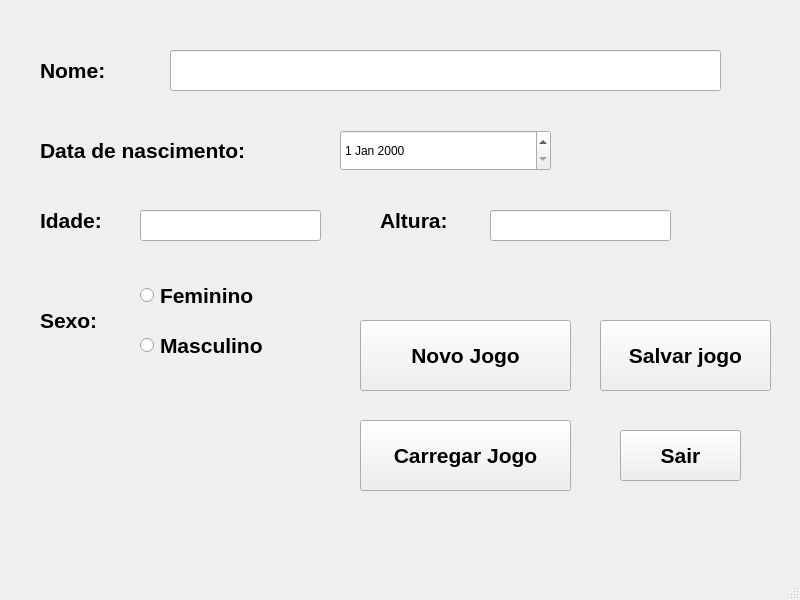
<?xml version="1.0" encoding="UTF-8"?>
<ui version="4.0">
 <class>MainWindow</class>
 <widget class="QMainWindow" name="MainWindow">
  <property name="geometry">
   <rect>
    <x>0</x>
    <y>0</y>
    <width>800</width>
    <height>600</height>
   </rect>
  </property>
  <property name="windowTitle">
   <string>MainWindow</string>
  </property>
  <widget class="QWidget" name="centralwidget">
   <widget class="QPushButton" name="pushButton_Salvar">
    <property name="geometry">
     <rect>
      <x>600</x>
      <y>320</y>
      <width>171</width>
      <height>71</height>
     </rect>
    </property>
    <property name="font">
     <font>
      <pointsize>16</pointsize>
      <weight>75</weight>
      <bold>true</bold>
     </font>
    </property>
    <property name="text">
     <string>Salvar jogo</string>
    </property>
   </widget>
   <widget class="QPushButton" name="pushButton_Sair">
    <property name="geometry">
     <rect>
      <x>620</x>
      <y>430</y>
      <width>121</width>
      <height>51</height>
     </rect>
    </property>
    <property name="font">
     <font>
      <pointsize>16</pointsize>
      <weight>75</weight>
      <bold>true</bold>
     </font>
    </property>
    <property name="text">
     <string>Sair</string>
    </property>
   </widget>
   <widget class="QLineEdit" name="lineEdit_Nome">
    <property name="geometry">
     <rect>
      <x>170</x>
      <y>50</y>
      <width>551</width>
      <height>41</height>
     </rect>
    </property>
   </widget>
   <widget class="QLabel" name="label">
    <property name="geometry">
     <rect>
      <x>40</x>
      <y>50</y>
      <width>111</width>
      <height>41</height>
     </rect>
    </property>
    <property name="font">
     <font>
      <pointsize>16</pointsize>
      <weight>75</weight>
      <bold>true</bold>
     </font>
    </property>
    <property name="text">
     <string>Nome:</string>
    </property>
   </widget>
   <widget class="QDateEdit" name="dateEdit_Data">
    <property name="geometry">
     <rect>
      <x>340</x>
      <y>130</y>
      <width>211</width>
      <height>41</height>
     </rect>
    </property>
   </widget>
   <widget class="QLabel" name="label_2">
    <property name="geometry">
     <rect>
      <x>40</x>
      <y>130</y>
      <width>291</width>
      <height>41</height>
     </rect>
    </property>
    <property name="font">
     <font>
      <pointsize>16</pointsize>
      <weight>75</weight>
      <bold>true</bold>
     </font>
    </property>
    <property name="text">
     <string>Data de nascimento:</string>
    </property>
   </widget>
   <widget class="QLabel" name="label_3">
    <property name="geometry">
     <rect>
      <x>40</x>
      <y>200</y>
      <width>111</width>
      <height>41</height>
     </rect>
    </property>
    <property name="font">
     <font>
      <pointsize>16</pointsize>
      <weight>75</weight>
      <bold>true</bold>
     </font>
    </property>
    <property name="text">
     <string>Idade:</string>
    </property>
   </widget>
   <widget class="QLabel" name="label_4">
    <property name="geometry">
     <rect>
      <x>380</x>
      <y>200</y>
      <width>111</width>
      <height>41</height>
     </rect>
    </property>
    <property name="font">
     <font>
      <pointsize>16</pointsize>
      <weight>75</weight>
      <bold>true</bold>
     </font>
    </property>
    <property name="text">
     <string>Altura:</string>
    </property>
   </widget>
   <widget class="QLineEdit" name="lineEdit_Idade">
    <property name="geometry">
     <rect>
      <x>140</x>
      <y>210</y>
      <width>181</width>
      <height>31</height>
     </rect>
    </property>
   </widget>
   <widget class="QLineEdit" name="lineEdit_Altura">
    <property name="geometry">
     <rect>
      <x>490</x>
      <y>210</y>
      <width>181</width>
      <height>31</height>
     </rect>
    </property>
   </widget>
   <widget class="QRadioButton" name="radioButton_F">
    <property name="geometry">
     <rect>
      <x>140</x>
      <y>280</y>
      <width>151</width>
      <height>31</height>
     </rect>
    </property>
    <property name="font">
     <font>
      <pointsize>16</pointsize>
      <weight>75</weight>
      <bold>true</bold>
     </font>
    </property>
    <property name="text">
     <string>Feminino</string>
    </property>
   </widget>
   <widget class="QRadioButton" name="radioButton_M">
    <property name="geometry">
     <rect>
      <x>140</x>
      <y>330</y>
      <width>171</width>
      <height>31</height>
     </rect>
    </property>
    <property name="font">
     <font>
      <pointsize>16</pointsize>
      <weight>75</weight>
      <bold>true</bold>
     </font>
    </property>
    <property name="text">
     <string>Masculino</string>
    </property>
   </widget>
   <widget class="QLabel" name="label_5">
    <property name="geometry">
     <rect>
      <x>40</x>
      <y>300</y>
      <width>91</width>
      <height>41</height>
     </rect>
    </property>
    <property name="font">
     <font>
      <pointsize>16</pointsize>
      <weight>75</weight>
      <bold>true</bold>
     </font>
    </property>
    <property name="text">
     <string>Sexo:</string>
    </property>
   </widget>
   <widget class="QPushButton" name="pushButton_Carregar">
    <property name="geometry">
     <rect>
      <x>360</x>
      <y>420</y>
      <width>211</width>
      <height>71</height>
     </rect>
    </property>
    <property name="font">
     <font>
      <pointsize>16</pointsize>
      <weight>75</weight>
      <bold>true</bold>
     </font>
    </property>
    <property name="text">
     <string>Carregar Jogo</string>
    </property>
   </widget>
   <widget class="QPushButton" name="pushButton_Novo">
    <property name="geometry">
     <rect>
      <x>360</x>
      <y>320</y>
      <width>211</width>
      <height>71</height>
     </rect>
    </property>
    <property name="font">
     <font>
      <pointsize>16</pointsize>
      <weight>75</weight>
      <bold>true</bold>
     </font>
    </property>
    <property name="text">
     <string>Novo Jogo</string>
    </property>
   </widget>
  </widget>
  <widget class="QMenuBar" name="menubar">
   <property name="geometry">
    <rect>
     <x>0</x>
     <y>0</y>
     <width>800</width>
     <height>26</height>
    </rect>
   </property>
  </widget>
  <widget class="QStatusBar" name="statusbar"/>
 </widget>
 <resources/>
 <connections/>
</ui>
